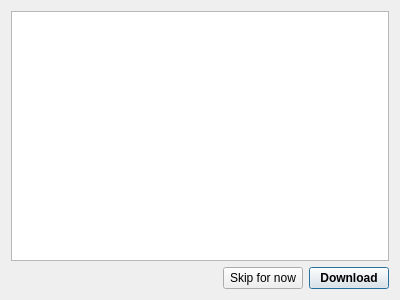
<?xml version="1.0" encoding="UTF-8"?>
<ui version="4.0">
 <class>Ts3VideoUpdateDialogForm</class>
 <widget class="QDialog" name="Ts3VideoUpdateDialogForm">
  <property name="geometry">
   <rect>
    <x>0</x>
    <y>0</y>
    <width>400</width>
    <height>300</height>
   </rect>
  </property>
  <layout class="QVBoxLayout" name="verticalLayout">
   <item>
    <widget class="QTextBrowser" name="text"/>
   </item>
   <item>
    <layout class="QHBoxLayout" name="horizontalLayout">
     <item>
      <spacer name="horizontalSpacer">
       <property name="orientation">
        <enum>Qt::Horizontal</enum>
       </property>
       <property name="sizeHint" stdset="0">
        <size>
         <width>40</width>
         <height>20</height>
        </size>
       </property>
      </spacer>
     </item>
     <item>
      <widget class="QPushButton" name="skip">
       <property name="text">
        <string>Skip for now</string>
       </property>
      </widget>
     </item>
     <item>
      <widget class="QPushButton" name="download">
       <property name="font">
        <font>
         <weight>75</weight>
         <bold>true</bold>
        </font>
       </property>
       <property name="text">
        <string>Download</string>
       </property>
       <property name="default">
        <bool>true</bool>
       </property>
      </widget>
     </item>
    </layout>
   </item>
  </layout>
 </widget>
 <resources/>
 <connections/>
</ui>
